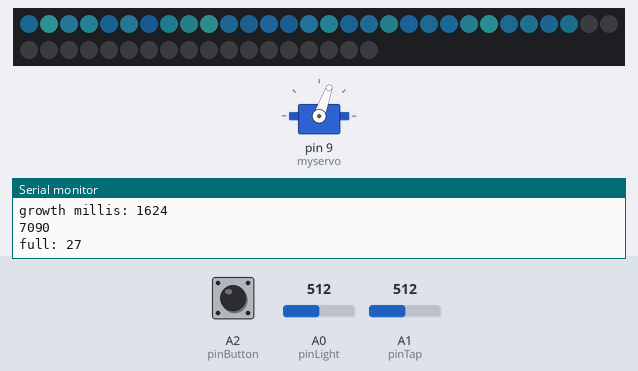
The sketch below on a simulated Arduino Uno, built with avr-gcc and run on an emulated ATmega328P. Parts: 48 RGB LEDs in strip order, left to right, continuing on the next row, servo, the last lines printed to the serial monitor. Inputs (shaded band) come from the test bench; at power-on: A2 (pinButton) LOW, A0 (pinLight) = 512, A1 (pinTap) = 512. Dim RGB values are drawn brighter than linear; colours are those a GRB WS2812 strip shows for the declared byte order; random numbers use the default seed unless the sketch sets one.

Above: at 1.7 s.
1.8 s: A2 (pinButton) pulled HIGH for 0.2 s
At 3.4 s:
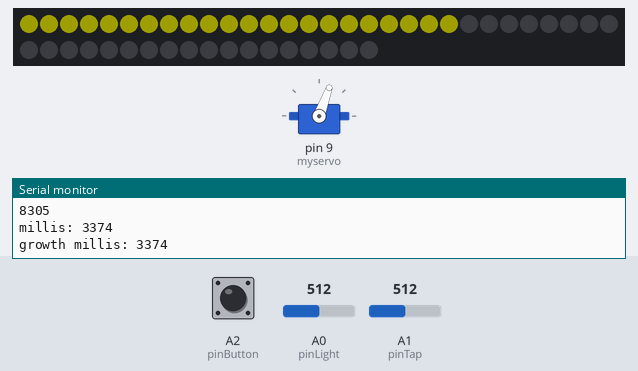
5.0 s: A0 (pinLight) set to 990
At 6.2 s:
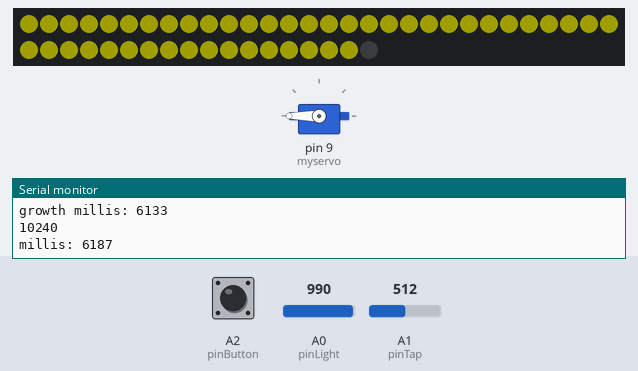
6.5 s: A0 (pinLight) set to 1011
8.0 s: A2 (pinButton) pulled HIGH for 1 s
At 9.6 s:
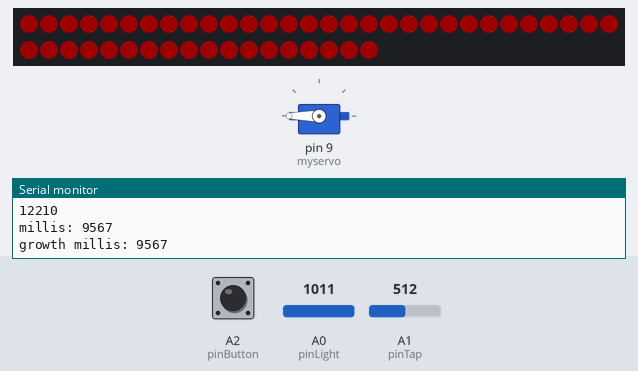
10.5 s: A2 (pinButton) pulled HIGH for 0.2 s
At 10.86 s:
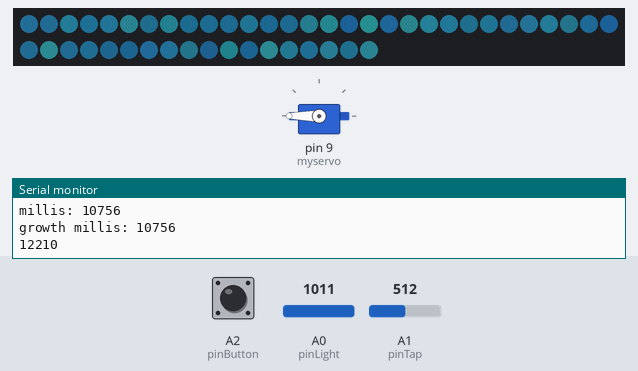
12.8 s: A1 (pinTap) set to 38
Timing chart, 0 to 15.8 s (numbered marks = the images above; inputs shaded):
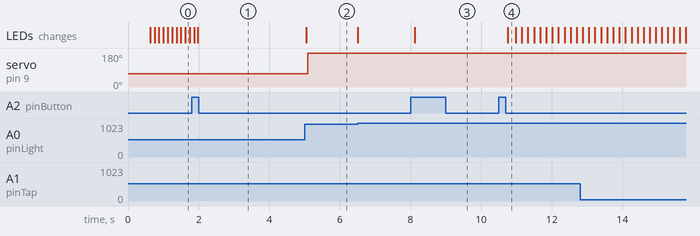

Measured:
- after the input at 5.0 s, the LEDs: change at once (image 2)
- after the input at 8.0 s, the LEDs: change after 0.12 s (image 3)
- after the input at 10.5 s, the LEDs: change after 0.26 s (image 4)

The sketch:

sketch_feb5b.ino
```cpp
#include <FastLED.h>
#include <Servo.h>

#define NUM_LEDS 48 // number of LEDs in ring
#define DATA_PIN 4 // data pin for LED ring
#define LED_TYPE WS2812B // controller type for LEDs
#define WATER_MODE 0
#define SUNLIGHT_MODE 1
#define MAX_BRIGHTNESS 30
#define MIN_GROWTH 0
#define MAX_GROWTH 10000


#define TAP_INPUT_THRESHOLD 10 //minimum value needed for tap to be considered open

const long DECAY_FREQ = 100;
const long GROWTH_INTERVAL = 5000;

const int WATER_DECREASE_RATE = 30;

CRGB leds[NUM_LEDS];
Servo myservo;  // create servo object to control a servo

const int pinTap = A1; //potentiometer port
int tapValue = 0; //fallback tap reading

const int pinLight = A0;//LDR port
int sunlightValue = 0;

const int pinButton = A2; //Button port
bool buttonChanged = false;

int waterLevel = 26*255 + 10; // Set starting water level here: this shows 26 full LED's plus some excess
const int MAX_WATER_LEVEL = 48*255;
bool statModeChanged = true; //true if user has just switched which stat they are viewing

int growth = 70;
int growthRate = 0;
int servoVal = 70; // sets inital servo angle to 70 (makes it kind of horizontal)

int buttonPushCounter = 0;  // counter for the number of button presses
int buttonState = 0;        // current state of the button
int lastButtonState = 0;    // previous state of the button
int mode = 0; //MODES: 0 = Water level. 1 = Light Level. 2 = Health Level
bool stateModeChange = true;

int lastGrowth = 0;

unsigned long growthMillis = millis();
const long updateDelay = 100; // Shorter delay for more frequent shimmer updates

void setup() {
  Serial.begin(9600);

  pinMode(pinButton, INPUT);

  FastLED.addLeds<LED_TYPE, DATA_PIN>(leds, NUM_LEDS);
  FastLED.clear();
  FastLED.show();

  myservo.attach(9);
  myservo.write(servoVal);
  delay(500);
  myservo.detach();

}

unsigned long previousMillis1 = 0;
unsigned long previousMillis = 0;
const long animationDelay = 50; // Interval at which to update LEDs


void loop() {
  unsigned long currentMillis = millis();
  growthMillis = millis();
  Serial.println("millis: " + String(currentMillis));
  Serial.println("growth millis: " + String(growthMillis));

  buttonState = digitalRead(pinButton);
  buttonStatus();

  tapValue = analogRead(pinTap);
  sunlightValue = analogRead(pinLight);

  if (tapValue > TAP_INPUT_THRESHOLD) {
    waterFilling();
  }

  if (currentMillis - previousMillis1 >= DECAY_FREQ) {
    waterLevel -= WATER_DECREASE_RATE;
    // previousMillis1 = currentMillis;
    Serial.println(waterLevel);
    if (waterLevel <= 0) waterLevel = 0;

    growthRate = sunlightValue * 0.01 * (waterLevel / 255);

    growth += growthRate;
    if(growth >= MAX_GROWTH) growth = MAX_GROWTH;
    if(growth <= MIN_GROWTH) growth = MIN_GROWTH;

    // Serial.println("growth: " + String(growth));
    // Serial.println("growth rate: " + String(growthRate));
  }

  if (growthMillis - lastGrowth >= GROWTH_INTERVAL && servoVal < 180){
    servoVal = map(growth, MIN_GROWTH, MAX_GROWTH, 70, 180);
    Serial.println("servo: " + String(servoVal));
    Serial.println("GROWING");

      myservo.attach(9);
      myservo.write(servoVal);
      delay(500);
      myservo.detach();
      lastGrowth = millis();
  }


  //---------------------------------
  //------ WATER LEVEL MODE ---------
  //---------------------------------
  if (mode == 0) {
    previousMillis = 0;
    static int currentIndex = 0;
    int num_full_leds = waterLevel / 255;
    int excessWater = waterLevel % 255;
    static unsigned long lastUpdate = 0;

    Serial.println("full: " + String(num_full_leds));

    if (stateModeChange) {
      setAllLeds(CRGB(0, 0, 0));
      currentIndex = 0;
      stateModeChange = false;
      lastUpdate = currentMillis;
    }

    // // Update shimmer effect for all lit LEDs
    // if (currentMillis - lastUpdate > updateDelay) {
    //   for (int i = 0; i < currentIndex; i++) {
    //     int brightness = random(MAX_BRIGHTNESS / 2, MAX_BRIGHTNESS);
    //     int blueHue = random(160, 255); // Range of blue hues
    //     leds[i] = CRGB(150, 50, blueHue).nscale8(brightness);
    //   }
    //   FastLED.show();
    //   lastUpdate = currentMillis;
    // }


    for(int i = 0; i < NUM_LEDS; i++){
        int brightness = random(MAX_BRIGHTNESS / 2, MAX_BRIGHTNESS);
        int blueHue = random(160, 255);
      if (i < num_full_leds) {

        leds[i] = CRGB(160, 50, blueHue).nscale8(brightness);
        FastLED.show();
      }
      else if(i == num_full_leds){
        leds[i] = CRGB(160, 50, blueHue).nscale8((excessWater*brightness/255));
      }
      else{
        leds[i] = CRGB(0, 0, 0);
      }
    }

    FastLED.show();


  // //Incremental filling of LEDs
  //   if (currentMillis - previousMillis >= animationDelay) {
  //     if (currentIndex < num_full_leds) {
  //       int brightness = random(MAX_BRIGHTNESS / 2, MAX_BRIGHTNESS);
  //       int blueHue = random(160, 255);
  //       leds[currentIndex] = CRGB(160, 50, blueHue).nscale8(brightness);
  //       FastLED.show();
  //       currentIndex++;
  //       // previousMillis = currentMillis;
  //     }
  //     else{
  //       leds[currentIndex] = CRGB(0, 0, 0);
  //       if(currentIndex <= NUM_LEDS) currentIndex++;
  //     }
  //     FastLED.show();
  //   }

  }

//---------------------------------
//------ LIGHT LEVEL MODE ---------
//---------------------------------
if (mode == 1) { // Light Level Mode
  static unsigned long lastUpdate = 0;
  const long pulseInterval = 10000; // Interval for pulsating effect
  static int pulseDirection = 1; // Direction of pulsating (1 for increasing, -1 for decreasing)
  static int pulseBrightness = MAX_BRIGHTNESS; // Current pulsating brightness
  const int minPulseBrightness = MAX_BRIGHTNESS - 20; // Minimum brightness level for pulsating
  const int maxPulseBrightness = MAX_BRIGHTNESS; // Maximum brightness level for pulsating
  int mappedSunlightValue = map(sunlightValue, 90, 1000, 0, NUM_LEDS); // Map sunlightValue to the range of LEDs

  // Reset when mode changes
  if (stateModeChange) {
    setAllLeds(CRGB(0, 0, 0));
    pulseBrightness = maxPulseBrightness;
    pulseDirection = 1;
    stateModeChange = false;
    lastUpdate = currentMillis;
  }

  // Update LEDs based on current sunlightValue
  if (currentMillis - previousMillis >= animationDelay) {
    for (int i = 0; i < NUM_LEDS; i++) {
      if (i < mappedSunlightValue) {
        leds[i] = CRGB(pulseBrightness, pulseBrightness, 0); // Use pulseBrightness for LEDs
      } else {
        leds[i] = CRGB(0, 0, 0); // Turn off remaining LEDs
      }
    }
    FastLED.show();
  }

 }


  //---------------------------------
  //------ HEALTH LEVEL MODE ---------
  //---------------------------------
  if (mode == 2) {
    stateModeChange = false;
    for (int i = 0; i < NUM_LEDS; i++) {
      leds[i] = CRGB(0, MAX_BRIGHTNESS, 0);
    }
    FastLED.show();
  }
  previousMillis = currentMillis;
}

void updateWaterLevelLeds(unsigned long currentMillis) {
  static int ledIndex = 0; // static variable to keep track of the current LED index
  int num_full_leds = waterLevel / 255;

  if (ledIndex < num_full_leds) {
    leds[ledIndex] = CRGB(0, 0, MAX_BRIGHTNESS);
    FastLED.show();
    ledIndex++;
    previousMillis = currentMillis; // Save the last update time
  } else {
    ledIndex = 0; // Reset the index for the next cycle
  }
}


void setAllLeds(CRGB colour) {
  for (int i = 0; i < NUM_LEDS; i++) {
      leds[i] = colour;
    }
}

void fillingAnimation() {
  for (int i = 0; i < waterLevel / 255; i++) {
    leds[i] = CRGB(0, 0, 0);
  }
}

void waterFilling() {
  if (waterLevel + map(tapValue, 0, 1023, 0, 150) >= MAX_WATER_LEVEL) {
    waterLevel = MAX_WATER_LEVEL;
  }
  else waterLevel += map(tapValue, 0, 1023, 0, 150);
}

void buttonStatus() {
  if (buttonState != lastButtonState) {
    if (buttonState == HIGH) {
      buttonPushCounter++;
      mode = buttonPushCounter % 3;
      stateModeChange = true;
    }
    delay(50); // Debounce delay
    lastButtonState = buttonState;
  }

  delay(50);
}
```
